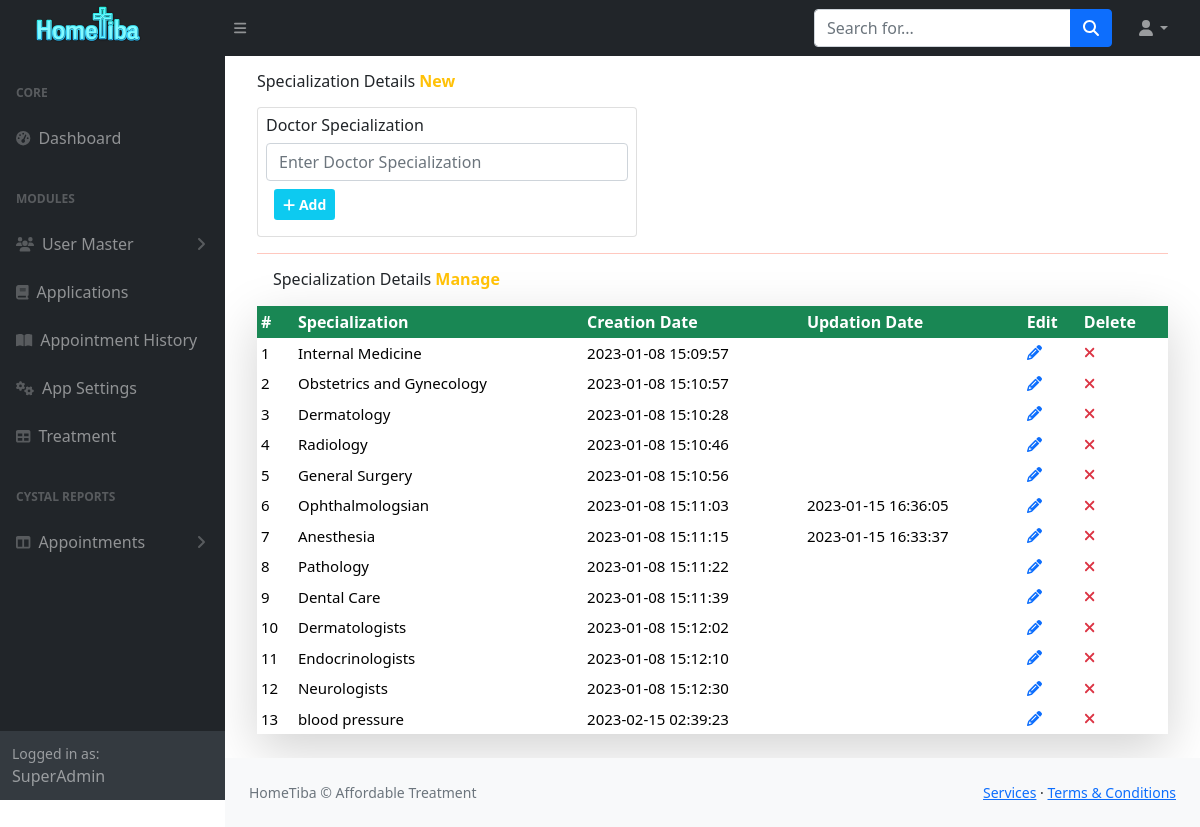
/Hospital/superadmin/specialization.php (signed in), run on the app's committed database.
### tables this page shows
CREATE TABLE `doctorspecilization` (
  `id` int(11) NOT NULL,
  `specilization` varchar(255) DEFAULT NULL,
  `creationDate` timestamp NULL DEFAULT current_timestamp(),
  `updationDate` timestamp NULL DEFAULT NULL ON UPDATE current_timestamp()
);

### Hospital/superadmin/specialization.php (the view, shortened to what this page needs)
<?php
include "includes/header.php";
include "includes/topnav.php";
include "includes/sidenav.php";
include "../config.php";
?>
<div id="layoutSidenav_content">
    <main>
        <div class="container-fluid px-4">
            <div class=" col-md-12 mt-2 p-2">
                <div class=" section  ">
                    <h6 class="col-md-8">Specialization Details <b class="text-warning "> New</b></h6>
                    <div class="card p-2 col-md-5">
                        <form role="form" name="dcotorspcl" method="post">
                            <div class="form-group">
                                <h6 class="text-bold">
                                    Doctor Specialization
                                </h6>
                                <input type="text" name="doctorspecilization" class="form-control" required
                                    placeholder="Enter Doctor Specialization">
                            </div>
                            <button type="submit" name="submit" class="btn btn-sm m-2"
                                style="background: #0dcaf0;color:white;font-weight:bold;">
                                <i class="fas fa-plus"></i> Add
                            </button>
                        </form>
                    </div>
                </div>
                <hr style="color:#ff2400">
                <h6 class="col-md-8 m-3">Specialization Details <b class="text-warning "> Manage</b></h6>
                <div class=" col-md-12 mx-auto shadow-lg  ">
                    <?php
                    $sql = "SELECT * FROM doctorSpecilization";
                    $count = 1;
                    if ($result = mysqli_query($conn, $sql)) {
                        if (mysqli_num_rows($result) > 0) {
                            ?>
                            <table class=" table table-responsive table-borderless table-sm table-hover">
                                <thead class='text-white bg-success'>
                                    <th class='center'>#</th>
                                    <th>Specialization</th>
                                    <th class='hidden-xs'>Creation Date</th>
                                    <th>Updation Date</th>
                                    <th>Edit</th>
                                    <th>Delete</th>
                                </thead>
                                <tbody class='text-dark'>
                                    <?php
                                    while ($row = mysqli_fetch_array($result)) {
                                        ?>
                                        <tr style='color:black; font-size:15px'>
                                            <td class='center'>
                                                <?php echo $count ?>
                                            </td>
                                            <td> <?php echo $row['specilization'] ?></td>
                                            <td>
                                                <?php echo $row['creationDate'] ?>
                                            </td>
                                            <td> <?php echo $row['updationDate'] ?></td>
                                            <td>
                                                <div class="text-leading">
                                                    <a href="editdoctorspecialization.php?id=<?php echo $row['id'] ?>"
                                                        title="Update  " data-toggle="tooltip"><span
                                                            class=" fas fa-pencil"></span></a>
                                                </div>
                                            </td>
                                            <td>
                                                <div class="text-leading ">
                                                    <a href="specialization.php?id=<?php echo $row['id'];?>&del=delete"
                                                        onClick="return confirm('Are you sure you want to delete?')"  >
                                                        <i class="fa fa-times text-danger"></i></a>
                                                </div>
                                            </td>
                                        </tr>
                                        <?php
                                        $count = $count + 1;
                                    }
                                    ?>
                                </tbody>
                            </table>
                            <?php
                        } else {
                            echo '<div class="alert alert-danger"><em>No records were found.</em></div>';
                        }
                    } else {
                        echo "Oops! Something went wrong. Please try again later.";
                    }
                    ?>
                </div>
            </div>
        </div>
    </main>
    <?php
    include "includes/footer.php";
    ?>

### data on the page
doctorspecilization: specilization "Internal Medicine", creationDate "2023-01-08 15:09:57"
doctorspecilization: specilization "Obstetrics and Gynecology", creationDate "2023-01-08 15:10:57"
doctorspecilization: specilization "Dermatology", creationDate "2023-01-08 15:10:28"
doctorspecilization: specilization "Radiology", creationDate "2023-01-08 15:10:46"
doctorspecilization: specilization "General Surgery", creationDate "2023-01-08 15:10:56"
doctorspecilization: specilization "Ophthalmologsian", creationDate "2023-01-08 15:11:03", updationDate "2023-01-15 16:36:05"
doctorspecilization: specilization "Anesthesia", creationDate "2023-01-08 15:11:15", updationDate "2023-01-15 16:33:37"
doctorspecilization: specilization "Pathology", creationDate "2023-01-08 15:11:22"
doctorspecilization: specilization "Dental Care", creationDate "2023-01-08 15:11:39"
doctorspecilization: specilization "Dermatologists", creationDate "2023-01-08 15:12:02"
doctorspecilization: specilization "Endocrinologists", creationDate "2023-01-08 15:12:10"
doctorspecilization: specilization "Neurologists", creationDate "2023-01-08 15:12:30"
doctorspecilization: specilization "blood pressure", creationDate "2023-02-15 02:39:23"
